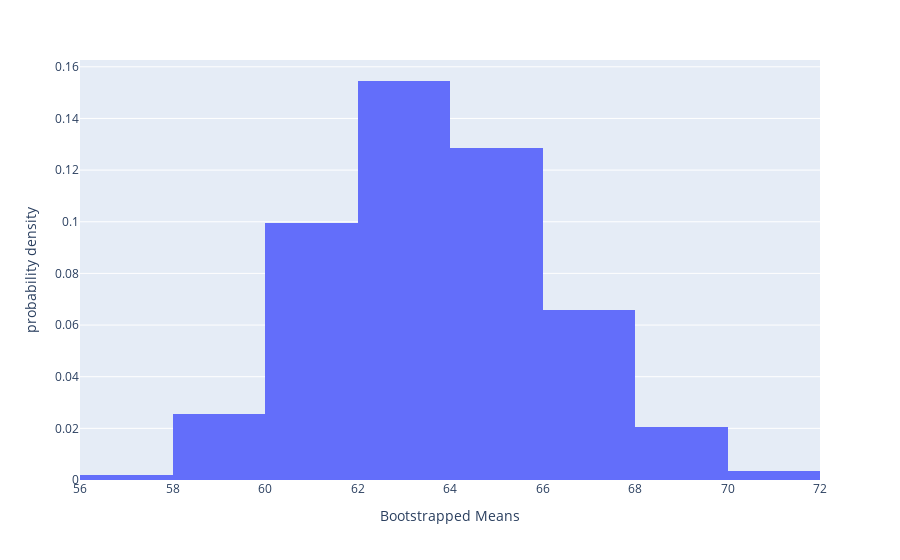

This figure's notebook cell:
### Markdown cell above
### Q11: Select 1000 samples of size 20 from the population of claims stored in the `auto_claims_population.csv` data set. Ensure each sample is taken without replacement, so there are no repeated observations within each sample. Compute the mean age of claimants for each sample, calculate the overall mean of sample means, and make a histogram of the simulated sample means.
> Hint: To sample without replacement, use the `replace=False` parameter in `np.random.choice(x, n)`. The default is `replace=True`.
- Compare your figure and values to the answer given in the ***MarkUs*** output

### Code cell
np.random.seed(130) # Do NOT change this line - there is randomness when bootstrapping

boot_means = []
for i in range(1000):
    boots_sample = np.random.choice(autoclaims_population_csv_asdf['AGE'], 20, replace=False)
    boot_means += [boots_sample.mean()]

fig = px.histogram(pd.DataFrame({"Bootstrapped Means": boot_means}), x="Bootstrapped Means", histnorm='probability density', nbins=12)
fig.show()

### Figure 1 — Plotly figure (JSON) as saved in the notebook; plotly's stock layout.template omitted (floating-point values rounded to 4 significant figures; data arrays with more than 128 entries replaced by an {"elided": "..."} marker saying what was removed)
{"data": [{"alignmentgroup": "True", "bingroup": "x", "histnorm": "probability density", "hovertemplate": "Bootstrapped Means=%{x}<br>probability density=%{y}<extra></extra>", "legendgroup": "", "marker": {"color": "#636efa", "pattern": {"shape": ""}}, "name": "", "nbinsx": 12, "offsetgroup": "", "orientation": "v", "showlegend": false, "type": "histogram", "x": {"elided": "1000 float values"}, "xaxis": "x", "yaxis": "y"}], "layout": {"barmode": "relative", "legend": {"tracegroupgap": 0}, "margin": {"t": 60}, "xaxis": {"anchor": "y", "domain": [0, 1], "title": {"text": "Bootstrapped Means"}}, "yaxis": {"anchor": "x", "domain": [0, 1], "title": {"text": "probability density"}}}}
